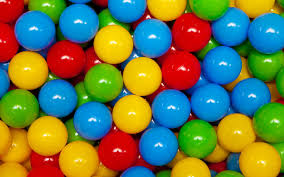
#> input picture Lib/imagenes/muchasPelotas.jpg, 284 x 177 px
$ python detectarContornos.py
#> lines starting #> are read from the running program, lines starting #| are printed output that depends on the picture; after the words box and inside, x2 and y2 are one past the last pixel; in counts of white or black regions, pixels touching at a corner belong together
import cv2 as cv
import numpy as np


#img = cv.imread ('imagenes/bolasDiferentesMedidas.png')
img = cv.imread ('imagenes/muchasPelotas.jpg')
#> img is the input picture: shape (177, 284, 3); mean B, G, R 72, 119.6, 109
img = cv.resize(img, (720,480))
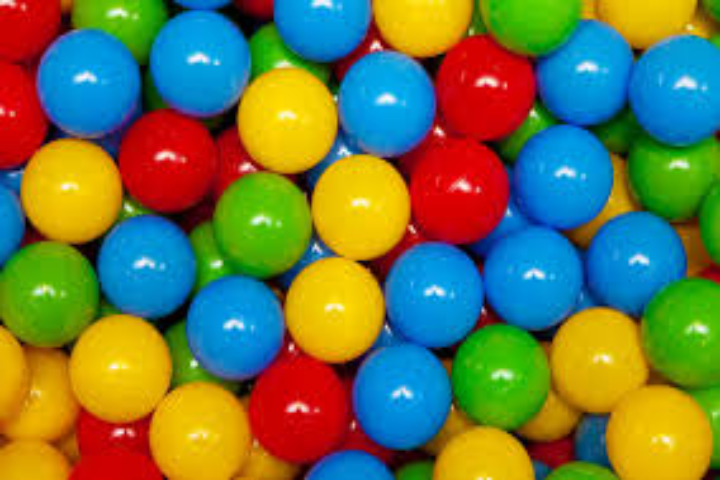
#> img: shape (480, 720, 3); mean B, G, R 71.9, 119.5, 108.9
cv.imshow ("img", img)
hsv = cv.cvtColor(img, cv.COLOR_BGR2HSV)
#> hsv: shape (480, 720, 3); mean H, S, V 64.2, 239.8, 185.4
lower = np.array ([25,100,100])
upper = np.array ([35,255,255])

mask = cv.inRange (hsv,lower,upper)
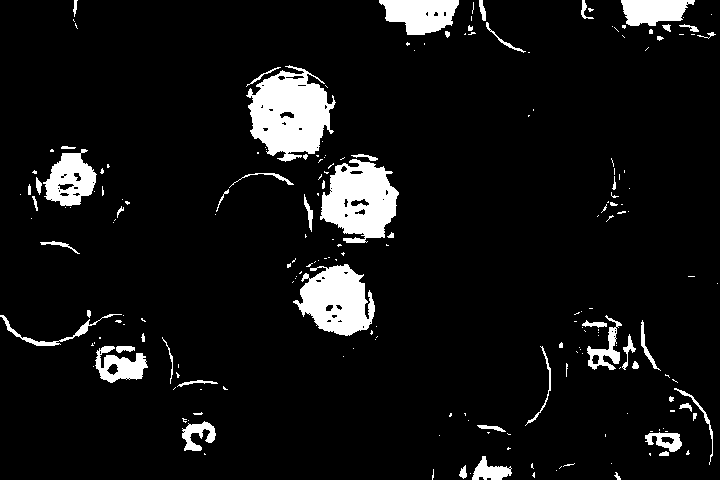
#> mask: shape (480, 720); 7.5% white; 206 white regions (149 under 20 px), largest, box (x1, y1, x2, y2) and area: (246, 65, 336, 162) 5364, (320, 159, 399, 243) 4317, (293, 264, 375, 336) 3762
kernel = np.ones((5,5), np.uint8)
erosion = cv.erode (mask, kernel, iterations = 1)
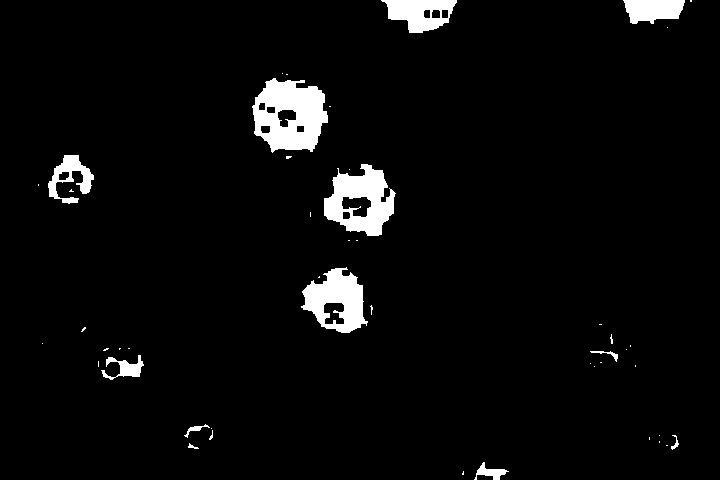
#> erosion: shape (480, 720); 4.1% white; 47 white regions (35 under 20 px), largest, box (x1, y1, x2, y2) and area: (252, 78, 328, 153) 3835, (324, 164, 396, 236) 2969, (301, 267, 368, 333) 2534
erosion_dilate = cv.dilate (erosion, kernel, iterations = 5)
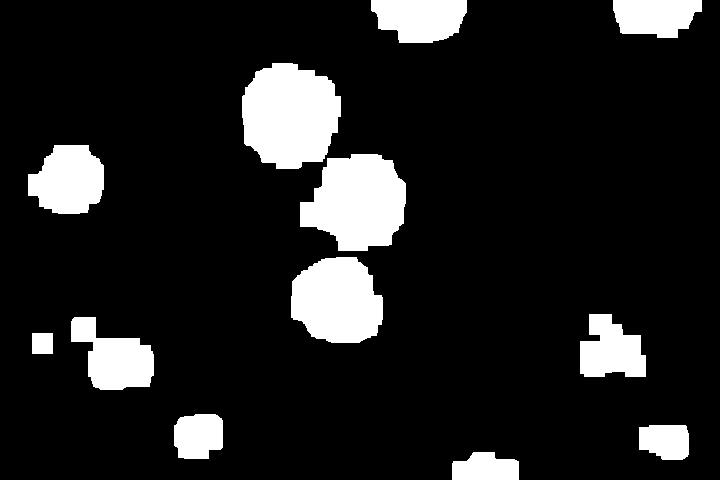
#> erosion_dilate: shape (480, 720); 12.8% white; 12 white regions
cv.imshow ("mask", mask)
cv.imshow ("erosion", erosion)
cv.imshow ("erosion_dilate", erosion_dilate)
contours, hierarchy = cv.findContours (erosion_dilate, cv.RETR_TREE, cv.CHAIN_APPROX_SIMPLE)
#> contours = 12 contours; largest, box (x1, y1, x2, y2) and area: (242, 63, 341, 169) 8073, (300, 154, 406, 251) 7376, (291, 257, 383, 343) 6150, (28, 145, 104, 214) 3903, (71, 317, 154, 390) 3510
res = cv.drawContours (img, contours, -1, (0,255,0),3)
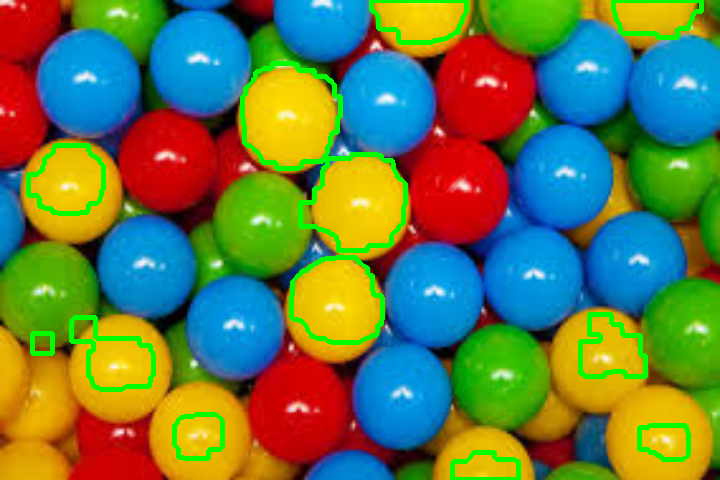
#> res: shape (480, 720, 3); mean B, G, R 71.4, 123.1, 101
cv.imshow ("res", res)

cv.waitKey(0)
